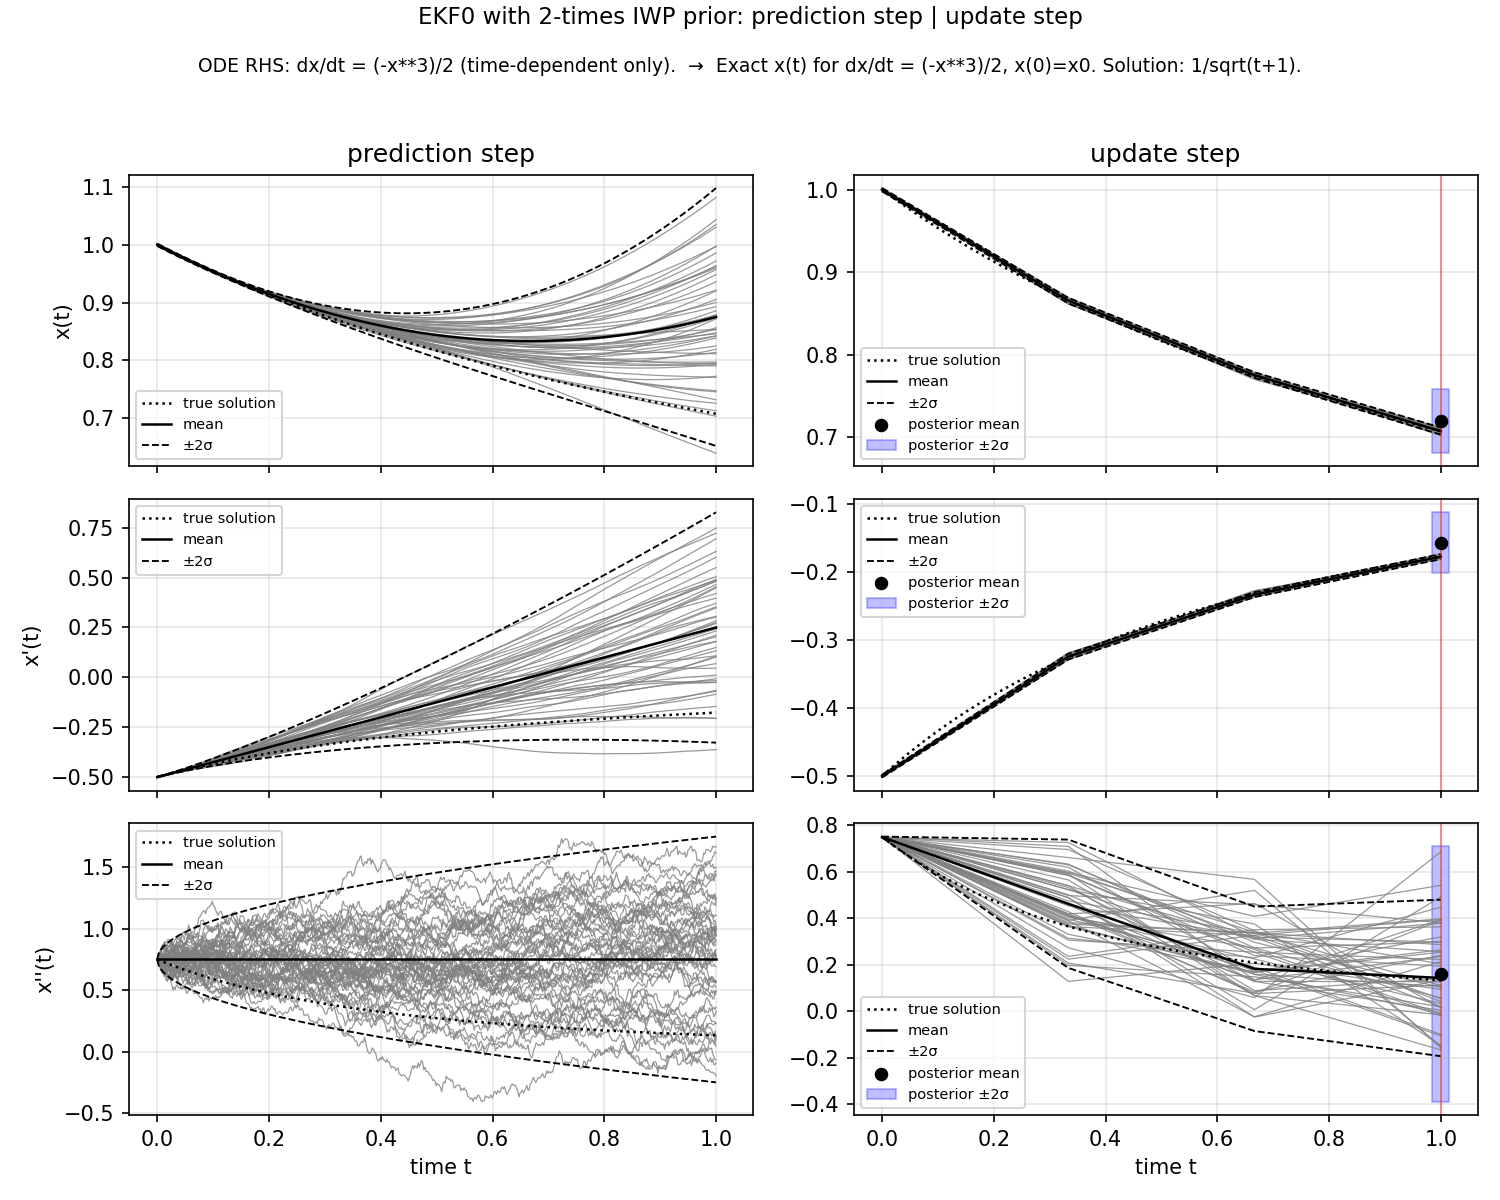

This figure's Python source:
"""
EKF0 ODE filter demo: prediction vs update step (Figure 38.1-style).

Demonstrates the ODE filter (Algorithm 2) with IWP-2 prior in a 2×2 layout:
- Left column: prediction step (prior only over [0, t1]).
- Right column: update step (multiple EKF0 steps; filter mean trajectory).
Rows: x(t) and x'(t) with  solution, samples, mean, and ±2σ bands.
The update column shows the filter mean (and ±2σ) at each step so the mean
tracks the true solution after corrections.

Exported / run as script
------------------------
main()
    Run demo and save figure (or print fallback).
"""
try:
    import matplotlib.pyplot as plt
except ImportError:
    plt = None

import jax
import jax.numpy as jnp
from prob_sde.ode_filter import (
    ODEFilterState,
    ode_filter_init,
    ode_filter_advance,
    ode_filter_step,
    _update_step,
)
from prob_sde.prior_models import IWP2Prior
from prob_sde.prior_models import IWP3Prior

class _IntegrationConfig:
    """Holds dt, t_grid, num_samples, num_steps for the demo integration."""

    def __init__(self, dt, t_grid, num_samples, num_steps):
        self.dt = dt
        self.t_grid = t_grid
        self.num_samples = num_samples
        self.num_steps = num_steps

    def num_grid_points(self):
        """Return the number of grid points in t_grid."""
        return len(self.t_grid)

    def dt_sub(self):
        """Return the sub-step size (dt / num_steps)."""
        return self.dt / self.num_steps

def _vector_field(x, t):
    """ODE RHS: dx/dt = (-x**3)/2 (time-dependent only)."""
    return -(x**3)/2


def _true_solution(t, x0=1.0):
    """Exact x(t) for dx/dt = (-x**3)/2, x(0)=x0. Solution: 1/sqrt(t+1)."""
    return 1/jnp.sqrt(t+1)


def _filter_trajectory(state0, prior, dt, num_steps):
    """
    Run num_steps EKF0 advances over [0, dt]; return step times, means, stds.

    Uses global time in each step so that vector_field(x, t) is evaluated at
    the correct t. Returns step_times (num_steps+1,), filter_mean (num_steps+1, 2),
    filter_std (num_steps+1, 2).
    """
    dt_sub = dt / num_steps
    step_times = [0.0]
    step_means = [state0.mean]
    step_stds = [jnp.sqrt(jnp.diag(state0.cov))]
    state = state0
    for _ in range(num_steps):
        t_current = step_times[-1]
        mean_new, cov_new = ode_filter_step(
            state.mean, state.cov, _vector_field, (t_current, dt_sub), prior
        )
        state = ODEFilterState(mean=mean_new, cov=cov_new)
        step_times.append(t_current + dt_sub)
        step_means.append(state.mean)
        step_stds.append(jnp.sqrt(jnp.diag(state.cov)))
    return (
        jnp.array(step_times),
        jnp.stack(step_means),
        jnp.stack(step_stds),
    )

def ensemble_filter_trajectory(key, state0, prior, config):
    """
    Run ensemble EKF0 trajectory over config.dt with config.num_steps.
    """
    dt_sub = config.dt / config.num_steps
    eps = 1e-8
    dynamics = _ensemble_dynamics(prior, dt_sub, eps)
    keys = jax.random.split(key, config.num_steps + 1)
    ensemble = jax.random.multivariate_normal(
        keys[0], state0.mean, state0.cov, (config.num_samples,)
    )
    storage = _init_trajectory_storage(state0, ensemble)
    for step_index, step_key in enumerate(keys[1:]):
        t_end = (step_index + 1) * dt_sub
        ensemble, post_mean, post_cov = _ensemble_single_step(
            step_key, ensemble, dynamics, t_end
        )
        storage["times"].append(t_end)
        storage["means"].append(post_mean)
        storage["stds"].append(jnp.sqrt(jnp.diag(post_cov)))
        storage["ensembles"].append(ensemble)
    return (
        jnp.array(storage["times"]),
        jnp.stack(storage["means"]),
        jnp.stack(storage["stds"]),
        jnp.stack(storage["ensembles"]),
    )


def _sample_mean_cov(samples, eps):
    """Return sample mean/covariance with diagonal jitter."""
    mean = jnp.mean(samples, axis=0)
    centered = samples - mean
    cov = (centered.T @ centered) / max(samples.shape[0] - 1, 1)
    cov = cov + eps * jnp.eye(samples.shape[1])
    return mean, cov


def _ensemble_single_step(step_key, ensemble, dynamics, t_end):
    """
    Run one predict-update-resample step.
    Returns (new_ensemble, post_mean, post_cov).
    """
    member_keys, resample_key = jax.random.split(step_key, 2)
    sample_keys = jax.random.split(member_keys, ensemble.shape[0])
    pred_ensemble = jnp.array(
        [
            dynamics["f_mat"] @ ensemble[i]
            + jax.random.multivariate_normal(
                sample_keys[i],
                jnp.zeros(ensemble.shape[1]),
                dynamics["q_mat"],
            )
            for i in range(ensemble.shape[0])
        ]
    )
    mean_pred, cov_pred = _sample_mean_cov(pred_ensemble, dynamics["eps"])
    post_mean, post_cov = _update_step(
        mean_pred,
        cov_pred,
        _vector_field,
        dynamics["measurement_noise"],
        t_end,
    )
    new_ensemble = jax.random.multivariate_normal(
        resample_key,
        post_mean,
        post_cov + dynamics["eps"] * jnp.eye(ensemble.shape[1]),
        (ensemble.shape[0],),
    )
    return new_ensemble, post_mean, post_cov

def _ensemble_dynamics(prior, dt_sub, eps):
    """Return reusable dynamics terms for one sub-step."""
    return {
        "f_mat": prior.transition_matrix(dt_sub),
        "q_mat": prior.process_covariance(dt_sub),
        "measurement_noise": getattr(prior, "measurement_noise", 1e-6),
        "eps": eps,
    }

def _init_trajectory_storage(state0, ensemble0):
    """Initialize trajectory storage lists."""
    return {
        "times": [0.0],
        "means": [state0.mean],
        "stds": [jnp.sqrt(jnp.diag(state0.cov))],
        "ensembles": [ensemble0],
    }

def compute_prior_data(key, state0, prior, config):
    """
    Compute prior samples and prior mean/std along config.t_grid.

    Returns (pred_samples, pred_mean, pred_std).
    """
    pred_samples = _sample_prior_trajectories(
        key, state0, prior, config.t_grid, config.num_samples
    )
    pred_mean, pred_std = _prior_mean_cov_along_grid(
        state0.mean, state0.cov, prior, config.t_grid
    )
    return (pred_samples, pred_mean, pred_std)


def _sample_prior_trajectories(key, state0, prior, t_grid, num_samples=30):
    """
    Sample num_samples prior trajectories over t_grid using IWP-2 dynamics.

    For each trajectory: draw (x0, x'0) ~ N(mean0, cov0), then propagate
    with state_next = F @ state + N(0, Q) per sub-step. Returns shape
    (num_samples, len(t_grid), 2) for (x, x').
    """
    mean0 = state0.mean
    cov0 = state0.cov
    keys = jax.random.split(key, num_samples)
    n = len(t_grid)
    dt = (t_grid[-1] - t_grid[0]) / max(1, n - 1)

    def one_trajectory(key_i):
        state = jax.random.multivariate_normal(key_i, mean0, cov0)
        states = [state]
        sub_keys = jax.random.split(key_i, n - 1)
        n_state = mean0.shape[0]
        for i in range(n - 1):
            f = prior.transition_matrix(dt)
            q = prior.process_covariance(dt)
            state = f @ state + jax.random.multivariate_normal(
                sub_keys[i], jnp.zeros(n_state), q
            )
            states.append(state)
        return jnp.stack(states)

    return jax.vmap(one_trajectory)(keys)

def _prior_mean_cov_along_grid(
        mean0,
        cov0,
        prior,
        t_grid):
    """
    Prior mean and covariance at each time in t_grid (prediction only).

    Returns mean_arr (n, 2), std_arr (n, 2) for x and x' (marginal std).
    """
    n = len(t_grid)
    dt = (t_grid[-1] - t_grid[0]) / max(1, n - 1)
    means = [mean0]
    covs = [cov0]
    for _ in range(n - 1):
        f = prior.transition_matrix(dt)
        q = prior.process_covariance(dt)
        m = f @ means[-1]
        c = f @ covs[-1] @ f.T + q
        means.append(m)
        covs.append(c)
    mean_arr = jnp.stack(means)
    cov_arr = jnp.stack(covs)
    std_arr = jnp.sqrt(jnp.array([jnp.diag(c) for c in cov_arr]))
    return mean_arr, std_arr

def run_prediction_and_update(key, x0, prior, config):
    """
    Run prediction-only (prior over [0, dt]) and multi-step EKF0 over [0, dt].
    config : _IntegrationConfig
        dt, t_grid, num_samples, num_steps.
    """
    state0 = build_initial_state(prior, x0)
    key_pred, key_filter, key_post = jax.random.split(key, 3)
    pred_data = compute_prior_data(key_pred, state0, prior, config)
    filter_data = ensemble_filter_trajectory(key_filter, state0, prior, config)
    post_data = endpoint_posterior_samples(
        key_post, state0, prior, config.dt, config.num_samples
    )
    true_data = true_curves(config.t_grid, x0)
    return {
        "t_grid": config.t_grid,
        "true_x": true_data[0],
        "true_xd": true_data[1],
        "true_xdd": true_data[2],
        "pred_samples": pred_data[0],
        "pred_mean": pred_data[1],
        "pred_std": pred_data[2],
        "step_times": filter_data[0],
        "filter_mean": filter_data[1],
        "filter_std": filter_data[2],
        "post_step_samples": filter_data[3],
        "post_mean": post_data[0],
        "post_cov": post_data[1],
        "post_samples": post_data[2],
    }

def build_initial_state(prior, x0, t0=0.0):
    """Create initial ODE filter state from x0 and prior."""
    if hasattr(prior, "initial_mean_from_vector_field"):
        mean0 = prior.initial_mean_from_vector_field(_vector_field, x0, t0)
    else:
        rhs0 = _vector_field(x0, t0)
        mean0 = prior.initial_mean(x0, derivatives=(rhs0,))
    cov0 = prior.initial_covariance(scale=1e-6)
    return ODEFilterState(mean=mean0, cov=cov0)

def endpoint_posterior_samples(key, state0, prior, dt, num_samples):
    """Compute endpoint posterior state and draw samples."""
    state1 = ode_filter_advance(state0, _vector_field, dt, prior)
    post_samples = jax.random.multivariate_normal(
        key, state1.mean, state1.cov, (num_samples,)
    )
    return state1.mean, state1.cov, post_samples

def true_curves(t_grid, x0):
    """Return true x(t) and x'(t) along t_grid."""
    true_x = _true_solution(t_grid, float(x0))
    true_xd = jax.vmap(_vector_field)(true_x, t_grid)
    true_xdd = 0.75 * (t_grid + 1.0) ** (-2.5)  # d2/dt2 of 1/sqrt(t+1)
    return true_x, true_xd, true_xdd

def _first_docline(func):
    """First non-empty line of func's docstring, or func name if missing."""
    doc = (func.__doc__ or "").strip()
    for line in doc.split("\n"):
        line = line.strip()
        if line:
            return line
    return func.__name__

def _draw_prediction_column(axes_col, data):
    """Draw prediction step subplots for x(t) and x'(t) on axes_col [top, bottom].

    Mean and ±2σ are from the IWP prior (extrapolation); mean tracks the true
    solution approximately over short intervals but is not exact, per book Fig. 38.1.
    """
    t = data["t_grid"]
    pred_mean = data["pred_mean"]
    pred_std = data["pred_std"]
    pred_samples = data["pred_samples"]
    for ax, true_vals, idx in [
        (axes_col[0], data["true_x"], 0),
        (axes_col[1], data["true_xd"], 1),
        (axes_col[2], data["true_xdd"], 2)
    ]:
        for i in range(pred_samples.shape[0]):
            ax.plot(t, pred_samples[i, :, idx], color="gray", linewidth=0.6, alpha=0.8)
        ax.plot(t, true_vals, "k:", label="true solution", linewidth=1.2)
        ax.plot(t, pred_mean[:, idx], "k-", label="mean", linewidth=1.2)
        ax.plot(t, pred_mean[:, idx] - 2 * pred_std[:, idx], "k--", linewidth=0.9)
        ax.plot(t, pred_mean[:, idx] + 2 * pred_std[:, idx], "k--", linewidth=0.9, label="±2σ")
        ax.legend(loc="best", fontsize=7)
        ax.grid(True, alpha=0.3)


def _draw_update_column(axes_col, data):
    """Draw update step subplots for x(t) and x'(t) on axes_col [top, bottom]."""
    band_bounds = _posterior_band_bounds(data["t_grid"])
    _draw_update_axis(axes_col[0], 0, data["true_x"], data, band_bounds)
    _draw_update_axis(axes_col[1], 1, data["true_xd"], data, band_bounds)
    _draw_update_axis(axes_col[2], 2, data["true_xdd"], data, band_bounds)

def _posterior_band_bounds(t_grid):
    """Return (t1, x_left, x_right) for the endpoint posterior band."""
    t1 = float(t_grid[-1])
    t_range = float(t_grid[-1] - t_grid[0]) if len(t_grid) > 1 else 1.0
    half_width = 0.015 * t_range
    return t1, t1 - half_width, t1 + half_width

def _draw_update_axis(ax, idx, true_vals, data, band_bounds):
    """Draw one update subplot (either x or x')."""
    t1, x_left, x_right = band_bounds
    step_times = data["step_times"]
    post_step_samples = data["post_step_samples"]
    filter_mean = data["filter_mean"]
    filter_std = data["filter_std"]
    post_mean = data["post_mean"]
    post_std = jnp.sqrt(jnp.diag(data["post_cov"]))

    for i in range(post_step_samples.shape[1]):
        ax.plot(
            step_times,
            post_step_samples[:, i, idx],
            color="gray",
            linewidth=0.6,
            alpha=0.8,
        )

    ax.plot(data["t_grid"], true_vals, "k:", linewidth=1.2, label="true solution")
    ax.plot(step_times, filter_mean[:, idx], "k-", linewidth=1.2, label="mean")
    ax.plot(step_times, filter_mean[:, idx] - 2 * filter_std[:, idx], "k--", linewidth=0.9)
    ax.plot(
        step_times,
        filter_mean[:, idx] + 2 * filter_std[:, idx],
        "k--",
        linewidth=0.9,
        label="±2σ",
    )
    ax.axvline(t1, color="red", alpha=0.4, linestyle="-", linewidth=1)
    ax.scatter([t1], [post_mean[idx]], color="black", s=30, zorder=5, label="posterior mean")
    ax.fill_between(
        [x_left, x_right],
        [post_mean[idx] - 2 * post_std[idx], post_mean[idx] - 2 * post_std[idx]],
        [post_mean[idx] + 2 * post_std[idx], post_mean[idx] + 2 * post_std[idx]],
        alpha=0.25,
        color="blue",
        label="posterior ±2σ",
    )
    ax.legend(loc="best", fontsize=7)
    ax.grid(True, alpha=0.3)

def _plot_ekf0_figure(data, output_path="ode_filter_ekf0_demo.png"):
    """Plot 2×2 grid: prediction step | update step, rows x(t) and x'(t)."""
    fig, axes = plt.subplots(3, 2, sharex=True, figsize=(10, 8))
    fig.text(
        0.5, 0.98,
        "EKF0 with 2-times IWP prior: prediction step | update step",
        ha="center", fontsize=11, transform=fig.transFigure
    )
    desc = f"{_first_docline(_vector_field)}  →  {_first_docline(_true_solution)}"
    fig.text(0.5, 0.94, desc, ha="center", fontsize=9, transform=fig.transFigure)
    for col, title in enumerate(["prediction step", "update step"]):
        axes[0, col].set_title(title)
    axes[0, 0].set_ylabel("x(t)")
    axes[1, 0].set_ylabel("x'(t)")
    axes[2, 0].set_ylabel("x''(t)")
    axes[2, 0].set_xlabel("time t")
    axes[2, 1].set_xlabel("time t")

    _draw_prediction_column([axes[0, 0], axes[1, 0], axes[2, 0]], data)
    _draw_update_column([axes[0, 1], axes[1, 1], axes[2, 1]], data)

    plt.tight_layout(rect=(0, 0, 1, 0.90))
    plt.savefig(output_path, dpi=150)
    plt.show()
    plt.close()
    print("Saved", output_path)


def main():
    """Run EKF0 demo: build data and plot or print fallback."""
    key = jax.random.PRNGKey(42)
    x0 = jnp.array(1.0)
    dt = 1
    n_grid = 500
    t_grid = jnp.linspace(0.0, dt, n_grid)
    prior = IWP3Prior(0.5)
    num_samples = 50
    num_steps = 3

    config = _IntegrationConfig(
        dt=dt,
        t_grid=t_grid,
        num_samples=num_samples,
        num_steps=num_steps,
    )
    data = run_prediction_and_update(key, x0, prior, config)

    if plt is not None:
        _plot_ekf0_figure(data)
    else:
        print("post_mean at t1:", data["post_mean"])
        print("Install matplotlib to generate the figure.")


if __name__ == "__main__":
    main()
